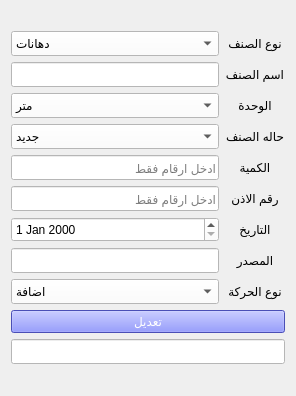
<?xml version="1.0" encoding="UTF-8"?>
<ui version="4.0">
 <class>Form</class>
 <widget class="QWidget" name="Form">
  <property name="geometry">
   <rect>
    <x>0</x>
    <y>0</y>
    <width>296</width>
    <height>396</height>
   </rect>
  </property>
  <property name="windowTitle">
   <string>تعديل اصناف</string>
  </property>
  <property name="windowIcon">
   <iconset>
    <normaloff>modfy.jpg</normaloff>modfy.jpg</iconset>
  </property>
  <layout class="QGridLayout" name="gridLayout_2">
   <item row="0" column="0">
    <layout class="QGridLayout" name="gridLayout">
     <item row="0" column="0">
      <widget class="QComboBox" name="comboBox_3">
       <property name="maximumSize">
        <size>
         <width>16777215</width>
         <height>25</height>
        </size>
       </property>
       <property name="styleSheet">
        <string notr="true">background-color: rgb(255, 255, 255);</string>
       </property>
       <item>
        <property name="text">
         <string>دهانات</string>
        </property>
       </item>
       <item>
        <property name="text">
         <string>مهمات راكدة</string>
        </property>
       </item>
       <item>
        <property name="text">
         <string>السباكة</string>
        </property>
       </item>
       <item>
        <property name="text">
         <string>الكهرباء</string>
        </property>
       </item>
       <item>
        <property name="text">
         <string>مواد بتروليه</string>
        </property>
       </item>
       <item>
        <property name="text">
         <string>البوابات والمعدات</string>
        </property>
       </item>
       <item>
        <property name="text">
         <string>دفاتر وجناين</string>
        </property>
       </item>
       <item>
        <property name="text">
         <string>النجارة</string>
        </property>
       </item>
       <item>
        <property name="text">
         <string>الخردة</string>
        </property>
       </item>
       <item>
        <property name="text">
         <string>مستعملة</string>
        </property>
       </item>
      </widget>
     </item>
     <item row="0" column="1">
      <widget class="QLabel" name="label_7">
       <property name="text">
        <string>نوع الصنف</string>
       </property>
       <property name="alignment">
        <set>Qt::AlignCenter</set>
       </property>
      </widget>
     </item>
     <item row="1" column="0">
      <widget class="QLineEdit" name="lineEdit_4">
       <property name="maximumSize">
        <size>
         <width>16777215</width>
         <height>25</height>
        </size>
       </property>
       <property name="styleSheet">
        <string notr="true">background-color: rgb(255, 255, 255);</string>
       </property>
      </widget>
     </item>
     <item row="1" column="1">
      <widget class="QLabel" name="label_8">
       <property name="text">
        <string>اسم الصنف</string>
       </property>
       <property name="alignment">
        <set>Qt::AlignCenter</set>
       </property>
      </widget>
     </item>
     <item row="2" column="0">
      <widget class="QComboBox" name="comboBox_4">
       <property name="maximumSize">
        <size>
         <width>16777215</width>
         <height>25</height>
        </size>
       </property>
       <property name="styleSheet">
        <string notr="true">background-color: rgb(255, 255, 255);</string>
       </property>
       <item>
        <property name="text">
         <string>متر</string>
        </property>
       </item>
       <item>
        <property name="text">
         <string>لتر</string>
        </property>
       </item>
       <item>
        <property name="text">
         <string>لفة</string>
        </property>
       </item>
       <item>
        <property name="text">
         <string>عدد</string>
        </property>
       </item>
       <item>
        <property name="text">
         <string>كجم</string>
        </property>
       </item>
       <item>
        <property name="text">
         <string>علبة</string>
        </property>
       </item>
       <item>
        <property name="text">
         <string>جركن</string>
        </property>
       </item>
      </widget>
     </item>
     <item row="2" column="1">
      <widget class="QLabel" name="label_9">
       <property name="text">
        <string>الوحدة</string>
       </property>
       <property name="alignment">
        <set>Qt::AlignCenter</set>
       </property>
      </widget>
     </item>
     <item row="3" column="0">
      <widget class="QComboBox" name="comboBox_2">
       <property name="maximumSize">
        <size>
         <width>16777215</width>
         <height>25</height>
        </size>
       </property>
       <property name="styleSheet">
        <string notr="true">background-color: rgb(255, 255, 255);</string>
       </property>
       <item>
        <property name="text">
         <string>جديد</string>
        </property>
       </item>
       <item>
        <property name="text">
         <string>مستعمل</string>
        </property>
       </item>
       <item>
        <property name="text">
         <string>منتهي</string>
        </property>
       </item>
       <item>
        <property name="text">
         <string>خردة</string>
        </property>
       </item>
      </widget>
     </item>
     <item row="3" column="1">
      <widget class="QLabel" name="label_25">
       <property name="text">
        <string>حاله الصنف</string>
       </property>
       <property name="alignment">
        <set>Qt::AlignCenter</set>
       </property>
      </widget>
     </item>
     <item row="4" column="0">
      <widget class="QLineEdit" name="lineEdit_5">
       <property name="maximumSize">
        <size>
         <width>16777215</width>
         <height>25</height>
        </size>
       </property>
       <property name="styleSheet">
        <string notr="true">background-color: rgb(255, 255, 255);</string>
       </property>
       <property name="placeholderText">
        <string>ادخل ارقام فقط</string>
       </property>
      </widget>
     </item>
     <item row="4" column="1">
      <widget class="QLabel" name="label_10">
       <property name="text">
        <string>الكمية</string>
       </property>
       <property name="alignment">
        <set>Qt::AlignCenter</set>
       </property>
      </widget>
     </item>
     <item row="5" column="0">
      <widget class="QLineEdit" name="lineEdit_10">
       <property name="maximumSize">
        <size>
         <width>16777215</width>
         <height>25</height>
        </size>
       </property>
       <property name="styleSheet">
        <string notr="true">background-color: rgb(255, 255, 255);</string>
       </property>
       <property name="placeholderText">
        <string>ادخل ارقام فقط</string>
       </property>
      </widget>
     </item>
     <item row="5" column="1">
      <widget class="QLabel" name="label_19">
       <property name="text">
        <string>رقم الاذن</string>
       </property>
       <property name="alignment">
        <set>Qt::AlignCenter</set>
       </property>
      </widget>
     </item>
     <item row="6" column="0">
      <widget class="QDateEdit" name="dateEdit">
       <property name="maximumSize">
        <size>
         <width>16777215</width>
         <height>25</height>
        </size>
       </property>
       <property name="styleSheet">
        <string notr="true">background-color: rgb(255, 255, 255);</string>
       </property>
      </widget>
     </item>
     <item row="6" column="1">
      <widget class="QLabel" name="label_20">
       <property name="text">
        <string>التاريخ</string>
       </property>
       <property name="alignment">
        <set>Qt::AlignCenter</set>
       </property>
      </widget>
     </item>
     <item row="7" column="0">
      <widget class="QLineEdit" name="lineEdit_12">
       <property name="maximumSize">
        <size>
         <width>16777215</width>
         <height>25</height>
        </size>
       </property>
       <property name="styleSheet">
        <string notr="true">background-color: rgb(255, 255, 255);</string>
       </property>
      </widget>
     </item>
     <item row="7" column="1">
      <widget class="QLabel" name="label_21">
       <property name="text">
        <string>المصدر</string>
       </property>
       <property name="alignment">
        <set>Qt::AlignCenter</set>
       </property>
      </widget>
     </item>
     <item row="8" column="0">
      <widget class="QComboBox" name="comboBox_5">
       <property name="maximumSize">
        <size>
         <width>16777215</width>
         <height>25</height>
        </size>
       </property>
       <property name="styleSheet">
        <string notr="true">background-color: rgb(255, 255, 255);</string>
       </property>
       <item>
        <property name="text">
         <string>اضافة</string>
        </property>
       </item>
       <item>
        <property name="text">
         <string>صرف</string>
        </property>
       </item>
      </widget>
     </item>
     <item row="8" column="1">
      <widget class="QLabel" name="label_11">
       <property name="text">
        <string>نوع الحركة</string>
       </property>
       <property name="alignment">
        <set>Qt::AlignCenter</set>
       </property>
      </widget>
     </item>
     <item row="9" column="0" colspan="2">
      <widget class="QPushButton" name="pushButton">
       <property name="styleSheet">
        <string notr="true">font: 16pt &quot;Arabic Typesetting&quot;;
background-color:rgb(103, 111, 255);
color:rgb(255, 255, 255);</string>
       </property>
       <property name="text">
        <string>تعديل</string>
       </property>
      </widget>
     </item>
     <item row="10" column="0" colspan="2">
      <widget class="QLineEdit" name="lineEdit_7">
       <property name="maximumSize">
        <size>
         <width>16777215</width>
         <height>25</height>
        </size>
       </property>
       <property name="styleSheet">
        <string notr="true">background-color: rgb(255, 255, 255);</string>
       </property>
      </widget>
     </item>
    </layout>
   </item>
  </layout>
 </widget>
 <resources/>
 <connections/>
</ui>
